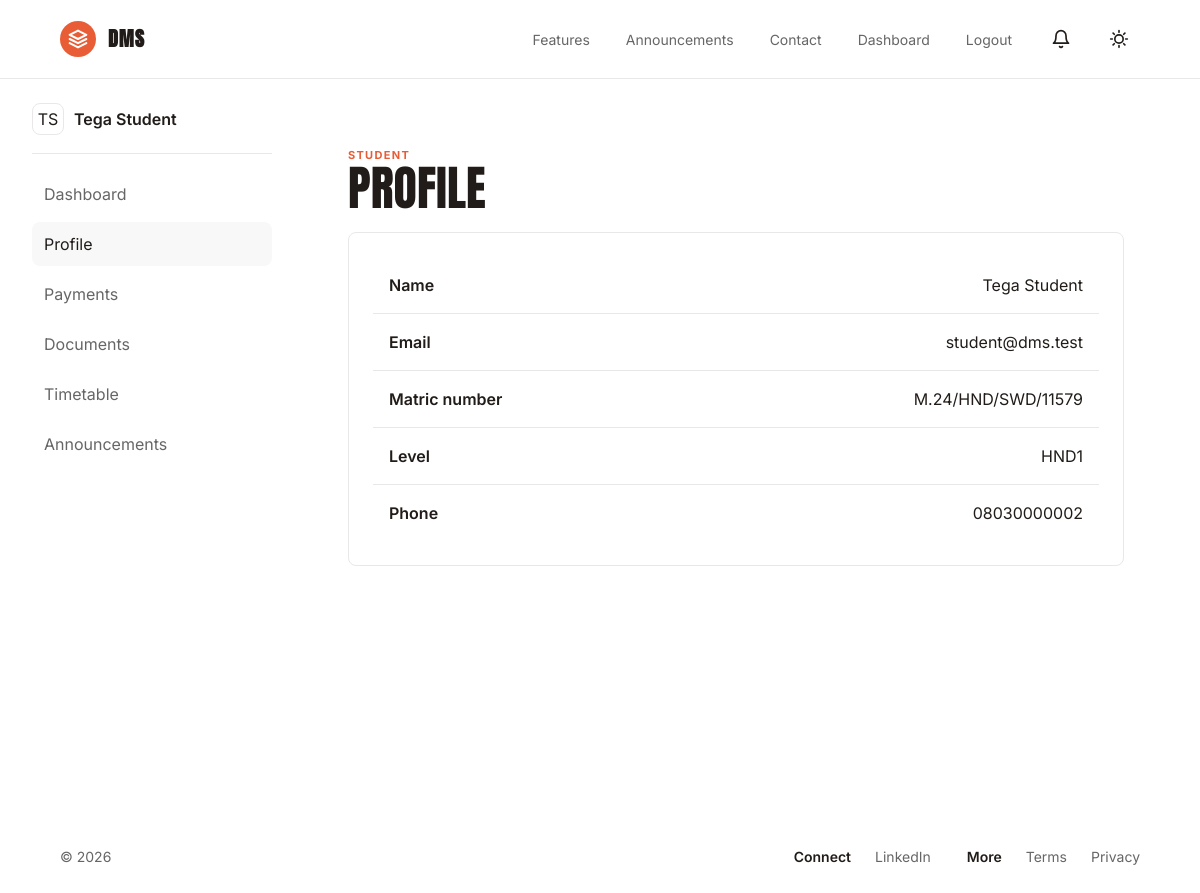
The page /student/profile.php (signed in) on the database its author committed.
### tables this page shows
CREATE TABLE students (
    id INT AUTO_INCREMENT PRIMARY KEY,
    user_id INT NOT NULL UNIQUE,
    matric_no VARCHAR(60) UNIQUE,
    level VARCHAR(20) NOT NULL,
    phone VARCHAR(40),
    address TEXT,
    passport_path VARCHAR(255),
    admission_year YEAR,
    created_at TIMESTAMP DEFAULT CURRENT_TIMESTAMP,
    FOREIGN KEY (user_id) REFERENCES users(id) ON DELETE CASCADE
);

CREATE TABLE users (
    id INT AUTO_INCREMENT PRIMARY KEY,
    role_id INT NOT NULL,
    name VARCHAR(160) NOT NULL,
    email VARCHAR(160) NOT NULL UNIQUE,
    password VARCHAR(255) NOT NULL,
    status ENUM('pending','active','inactive','suspended') NOT NULL DEFAULT 'pending',
    email_verified_at TIMESTAMP NULL,
    last_login_at TIMESTAMP NULL,
    deleted_at TIMESTAMP NULL,
    created_at TIMESTAMP DEFAULT CURRENT_TIMESTAMP,
    updated_at TIMESTAMP DEFAULT CURRENT_TIMESTAMP ON UPDATE CURRENT_TIMESTAMP,
    INDEX idx_users_status (status),
    FOREIGN KEY (role_id) REFERENCES roles(id)
);

### helpers/functions.php (called while the page is built, shortened)
<?php
function current_user(): ?array
{
    return $_SESSION['user'] ?? null;
}
function url(string $path = ''): string
{
    if (!empty($_SERVER['HTTP_HOST'])) {
        $scheme = (!empty($_SERVER['HTTPS']) && $_SERVER['HTTPS'] !== 'off') ? 'https' : 'http';
        $scriptDir = str_replace('\\', '/', dirname($_SERVER['SCRIPT_NAME'] ?? ''));
        $baseDir = preg_replace('#/(admin|auth|staff|student)$#', '', $scriptDir) ?: '';
        $baseUrl = $scheme . '://' . $_SERVER['HTTP_HOST'] . rtrim($baseDir, '/');
        return rtrim($baseUrl, '/') . '/' . ltrim($path, '/');
    }
    return rtrim(APP_URL, '/') . '/' . ltrim($path, '/');
}
function e(?string $value): string
{
    return htmlspecialchars((string) $value, ENT_QUOTES, 'UTF-8');
}
function active_link(string $needle): string
{
    $current = $_SERVER['REQUEST_URI'] ?? '';
    return str_contains($current, $needle) ? 'is-active' : '';
}
function initials(string $name): string
{
    $parts = preg_split('/\s+/', trim($name));
    $letters = array_map(fn ($part) => strtoupper(substr($part, 0, 1)), array_slice($parts ?: ['D'], 0, 2));
    return implode('', $letters);
}

### student/profile.php (the view, shortened to what this page needs)
<?php
require_once __DIR__ . '/../middleware/auth.php';
$user = require_auth(['student']);
$statement = $pdo->prepare('SELECT students.*, users.name, users.email FROM students INNER JOIN users ON users.id = students.user_id WHERE users.id = ?');
$statement->execute([$user['id']]);
$profile = $statement->fetch();
$items = ['Dashboard' => 'student/dashboard.php', 'Profile' => 'student/profile.php', 'Payments' => 'student/payments.php', 'Documents' => 'student/documents.php', 'Timetable' => 'student/timetable.php', 'Announcements' => 'student/announcements.php'];
include __DIR__ . '/../components/header.php';
?>
<div class="app-layout"><?php include __DIR__ . '/../components/sidebar.php'; ?><section class="workspace"><div class="workspace-heading"><div><p class="eyebrow">Student</p><h1>Profile</h1></div></div><section class="panel detail-list"><p><strong>Name</strong><span><?= e($profile['name'] ?? '') ?></span></p><p><strong>Email</strong><span><?= e($profile['email'] ?? '') ?></span></p><p><strong>Matric number</strong><span><?= e($profile['matric_no'] ?? '') ?></span></p><p><strong>Level</strong><span><?= e($profile['level'] ?? '') ?></span></p><p><strong>Phone</strong><span><?= e($profile['phone'] ?? '') ?></span></p></section></section></div><?php include __DIR__ . '/../components/footer.php'; ?>

### components/sidebar.php
<?php
$items = $items ?? [];
$profileName = current_user()['name'] ?? 'User';
?>
<aside class="sidebar app-pane">
    <div class="profile-pill">
        <span><?= e(initials($profileName)) ?></span>
        <strong><?= e($profileName) ?></strong>
    </div>
    <nav class="side-nav">
        <?php foreach ($items as $label => $href): ?>
            <a class="<?= active_link($href) ?>" href="<?= url($href) ?>"><?= e($label) ?></a>
        <?php endforeach; ?>
    </nav>
</aside>

### assets/css/app.css (style rules this page uses)
:root { --bg: #ffffff; --panel: #ffffff; --text: #211c19; --muted: #666666; --soft: #f8f8f8; --line: #e8e8e8; --ink: #211c19; --accent: #E85D36; --warning: #a16207; --danger: #b91c1c; --radius: 8px; --pill-radius: 9999px; }
* { box-sizing: border-box; }
html { color-scheme: light; }
body { margin: 0; background: var(--bg); color: var(--text); font-family: 'Inter', -apple-system, BlinkMacSystemFont, "Segoe UI", Roboto, Arial, sans-serif; font-weight: 400; line-height: 1.5; letter-spacing: 0; }
h1, h2, h3, h4, h5, h6 { font-family: 'Anton', sans-serif; font-weight: 400; text-transform: uppercase; letter-spacing: 0.02em; }
strong, th { font-weight: 600; font-family: 'Inter', sans-serif; }
a { color: inherit; text-decoration: none; }
.profile-pill span { display: inline-grid; width: 32px; height: 32px; place-items: center; border: 1px solid var(--line); border-radius: var(--radius); background: var(--bg); }
.home-hero h1, .page-heading h1, .workspace-heading h1 { margin: 0; font-size: clamp(44px, 6vw, 76px); line-height: 1.02; letter-spacing: 0; max-width: 820px; }
.eyebrow { margin: 0; color: var(--accent); text-transform: uppercase; font-size: 11px; font-weight: 700; letter-spacing: .12em; }
.panel, .auth-card, .feature-grid article, .contact-grid article { background: var(--panel); border: 1px solid var(--line); border-radius: var(--radius); }
.metric-row, .compact-row, .detail-list p { display: flex; justify-content: space-between; gap: 16px; padding: 16px; border-bottom: 1px solid var(--line); }
.metric-row:last-child, .compact-row:last-child, .detail-list p:last-child { border-bottom: 0; }
.app-layout { display: grid; grid-template-columns: 240px minmax(0, 1fr); min-height: calc(100vh - 73px); gap: 32px; padding: 24px 32px; }
.app-pane { background: var(--bg); border-radius: 12px; display: flex; flex-direction: column; }
.sidebar { padding: 0; background: transparent; }
.profile-pill { display: flex; align-items: center; gap: 10px; padding-bottom: 18px; border-bottom: 1px solid var(--line); }
.side-nav { display: grid; gap: 6px; margin-top: 18px; }
.side-nav a { padding: 10px 12px; border-radius: var(--radius); color: var(--muted); }
.side-nav a.is-active, .side-nav a:hover { background: var(--soft); color: var(--text); }
.workspace { padding: clamp(24px, 4vw, 44px); min-width: 0; }
.workspace-heading { display: flex; justify-content: space-between; align-items: center; margin-bottom: 20px; }
.workspace-heading h1 { font-size: clamp(30px, 4vw, 52px); }
.panel { padding: 24px; margin-bottom: 16px; min-width: 0; }
.detail-list p { margin: 0; }

### rows shown on the page
students: user.name "TS", user.name "Tega Student", user.email "student@dms.test", matric_no "M.24/HND/SWD/11579", level "HND1", phone "08030000002"

### other values the page prints
$label "Dashboard"
$label "Profile"
$label "Payments"
$label "Documents"
$label "Timetable"
$label "Announcements"
